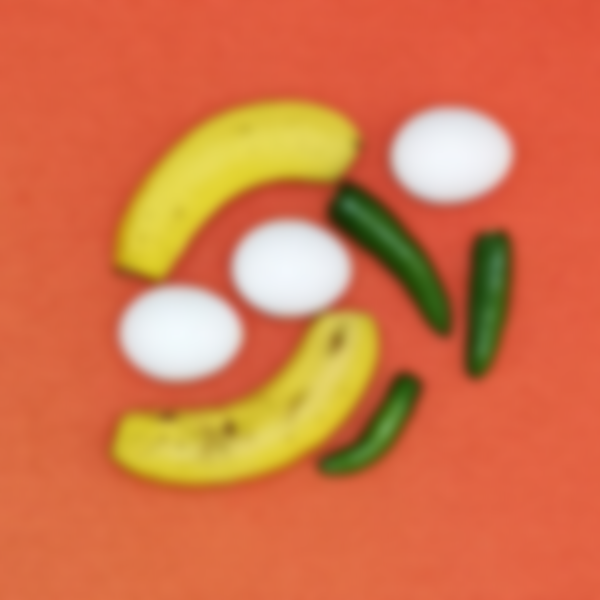
#> input picture Entrenamiento2.png, 600 x 600 px, found by its file name
$ python prueba5.py
#> lines starting #> are read from the running program, lines starting #| are printed output that depends on the picture
import cv2
import numpy as np

# Load the image
image = cv2.imread('Entrenamiento2.png')
#> image is the input picture: shape (600, 600, 3); mean B, G, R 73.3, 116, 212

# Convert to HSV color space
hsv_image = cv2.cvtColor(image, cv2.COLOR_BGR2HSV)
#> hsv_image: shape (600, 600, 3); mean H, S, V 15.8, 169.3, 213.4

# Threshold the image based on the color range you want to segment
lower_range = np.array([0, 0, 0])
upper_range = np.array([144, 144, 25])
mask = cv2.inRange(hsv_image, lower_range, upper_range)
#> mask: shape (600, 600); every value is 0

# Smooth the edges of the binary mask
kernel = np.ones((5,5),np.uint8)
mask = cv2.erode(mask, kernel, iterations=1)
mask = cv2.dilate(mask, kernel, iterations=1)

# Apply the watershed algorithm
dist_transform = cv2.distanceTransform(mask, cv2.DIST_L2, 5)
#> dist_transform: shape (600, 600) float32; every value is 0
ret, markers = cv2.connectedComponents(np.uint8(dist_transform))
#> ret = 1
markers = markers+1
#> markers: shape (600, 600) int32; every value is 1
markers[mask==0] = 0
markers = cv2.watershed(image, markers)
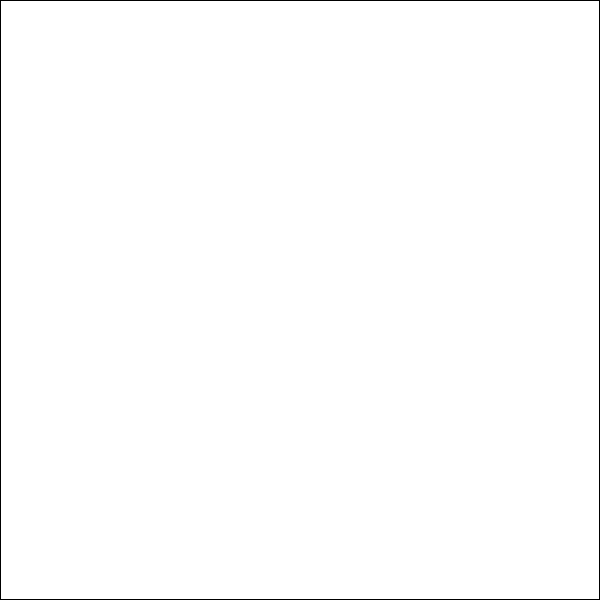
#> markers: shape (600, 600) int32; values -1 (black) and 0 (white), 99.3% white; black in thin lines or dots

# Assign a unique color to each region to create a color mask
color_mask = np.zeros_like(image)
for i in range(1, np.max(markers)+1):
    color_mask[markers == i] = np.random.randint(0, 255, size=(1,3))
#> color_mask: shape (600, 600, 3); every value is 0

# Show the color mask
cv2.imshow('Color Mask', color_mask)
cv2.waitKey(0)
cv2.destroyAllWindows()
